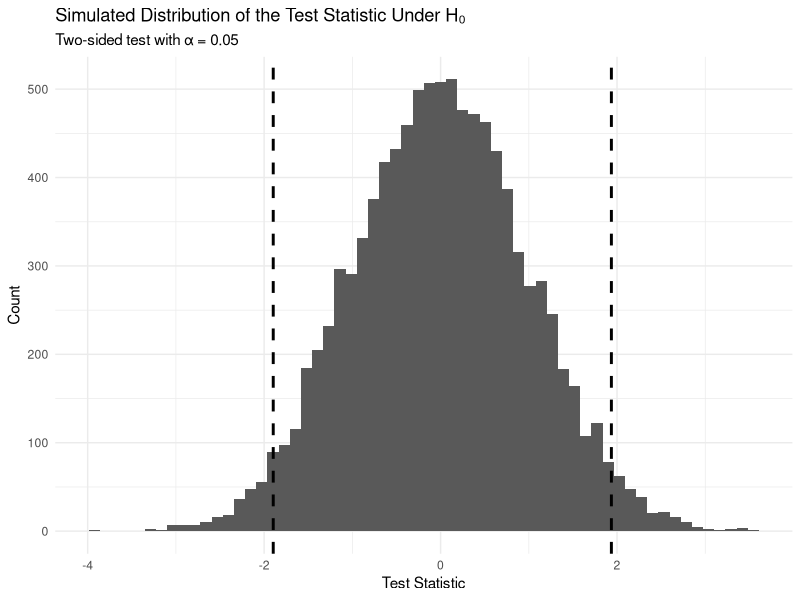
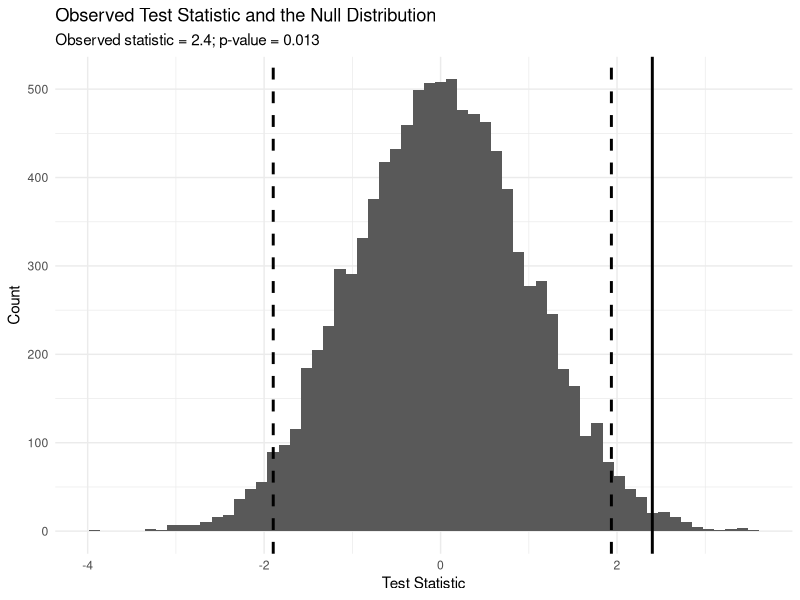
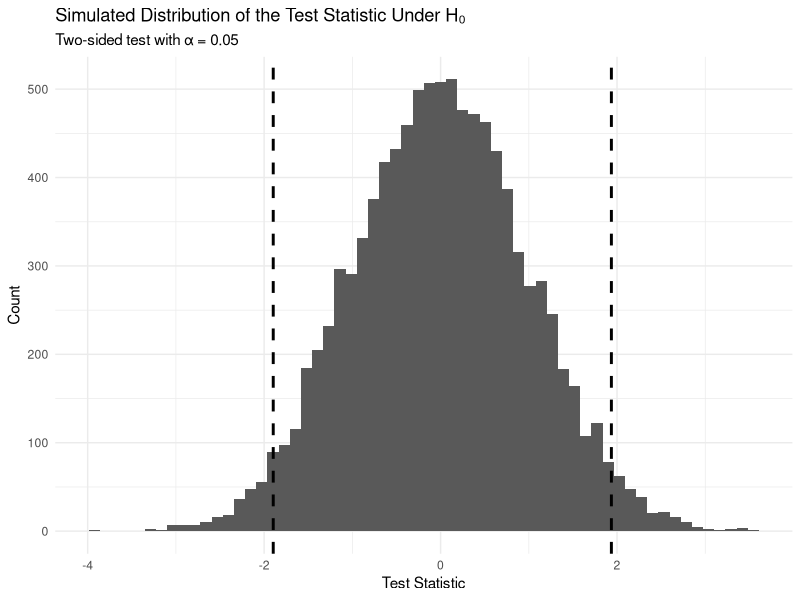
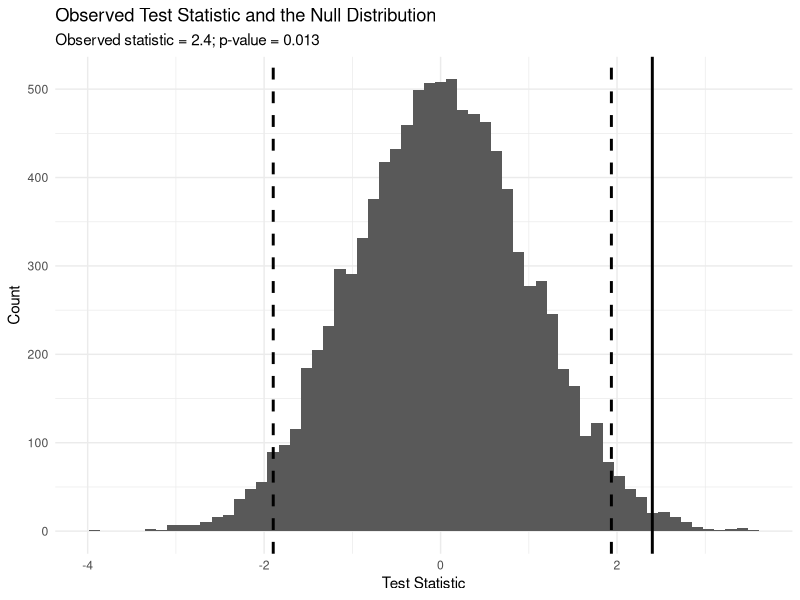

Write R code to recreate these figures, in order.
# ============================================================
# Blog 8: Hypothesis Testing
# Null Distribution, Rejection Region, and p-Value
# ============================================================


# ------------------------------------------------------------
# 1. Project paths
# ------------------------------------------------------------

project_path <- if (basename(getwd()) == "code") {
  normalizePath("..", winslash = "/", mustWork = FALSE)
} else {
  normalizePath(".", winslash = "/", mustWork = FALSE)
}

figure_path <- file.path(
  project_path,
  "figure"
)

if (!dir.exists(figure_path)) {
  dir.create(
    figure_path,
    recursive = TRUE
  )
}


# ------------------------------------------------------------
# 2. Load packages
# ------------------------------------------------------------

library(ggplot2)


# ============================================================
# 3. General parameters
# ============================================================

set.seed(123)

population_sd <- 10


# ============================================================
# 4. Hypothesis Testing
# ============================================================


# ------------------------------------------------------------
# 4.1 Define the null hypothesis
# ------------------------------------------------------------

mu_null <- 50

sample_size_test <- 50

n_test_simulations <- 10000

test_alpha <- 0.05


# ------------------------------------------------------------
# 4.2 Simulate test statistics under H0
# ------------------------------------------------------------

test_statistics <- numeric(
  n_test_simulations
)


for (i in 1:n_test_simulations) {
  
  # Generate data assuming H0 is true
  
  sample_data <- rnorm(
    sample_size_test,
    mean = mu_null,
    sd = population_sd
  )
  
  
  # Calculate the sample mean
  
  sample_mean <- mean(
    sample_data
  )
  
  
  # Calculate the standardized test statistic
  
  test_statistics[i] <- (
    sample_mean - mu_null
  ) / (
    population_sd / sqrt(sample_size_test)
  )
}


# ------------------------------------------------------------
# 4.3 Store the simulated null distribution
# ------------------------------------------------------------

test_df <- data.frame(
  test_statistic = test_statistics
)


# ------------------------------------------------------------
# 4.4 Determine the rejection region
# ------------------------------------------------------------

critical_values <- quantile(
  test_statistics,
  probs = c(
    test_alpha / 2,
    1 - test_alpha / 2
  )
)

print(critical_values)


# ------------------------------------------------------------
# 4.5 Plot the null distribution
# ------------------------------------------------------------

null_distribution_plot <- ggplot(
  test_df,
  aes(x = test_statistic)
) +
  geom_histogram(
    bins = 60
  ) +
  geom_vline(
    xintercept = critical_values[1],
    linetype = "dashed",
    linewidth = 1
  ) +
  geom_vline(
    xintercept = critical_values[2],
    linetype = "dashed",
    linewidth = 1
  ) +
  labs(
    title = "Simulated Distribution of the Test Statistic Under H₀",
    subtitle = "Two-sided test with α = 0.05",
    x = "Test Statistic",
    y = "Count"
  ) +
  theme_minimal()


print(null_distribution_plot)


# Save the figure

ggsave(
  filename = file.path(
    figure_path,
    "null_distribution.png"
  ),
  plot = null_distribution_plot,
  width = 8,
  height = 5,
  dpi = 300
)


# ============================================================
# 5. Simulated p-value
# ============================================================


# ------------------------------------------------------------
# 5.1 Choose an observed test statistic
# ------------------------------------------------------------

observed_test_statistic <- 2.4


# ------------------------------------------------------------
# 5.2 Calculate the simulated p-value
# ------------------------------------------------------------

p_value <- mean(
  abs(test_statistics) >=
    abs(observed_test_statistic)
)

print(p_value)


cat(
  "Observed test statistic:",
  observed_test_statistic,
  "\n"
)

cat(
  "Simulated p-value:",
  round(p_value, 4),
  "\n"
)


# ------------------------------------------------------------
# 5.3 Plot the observed statistic
# ------------------------------------------------------------

p_value_plot <- ggplot(
  test_df,
  aes(x = test_statistic)
) +
  geom_histogram(
    bins = 60
  ) +
  geom_vline(
    xintercept = critical_values[1],
    linetype = "dashed",
    linewidth = 1
  ) +
  geom_vline(
    xintercept = critical_values[2],
    linetype = "dashed",
    linewidth = 1
  ) +
  geom_vline(
    xintercept = observed_test_statistic,
    linewidth = 1
  ) +
  labs(
    title = "Observed Test Statistic and the Null Distribution",
    subtitle = paste0(
      "Observed statistic = ",
      observed_test_statistic,
      "; p-value = ",
      round(p_value, 4)
    ),
    x = "Test Statistic",
    y = "Count"
  ) +
  theme_minimal()


print(p_value_plot)


# Save the figure

ggsave(
  filename = file.path(
    figure_path,
    "p_value.png"
  ),
  plot = p_value_plot,
  width = 8,
  height = 5,
  dpi = 300
)
